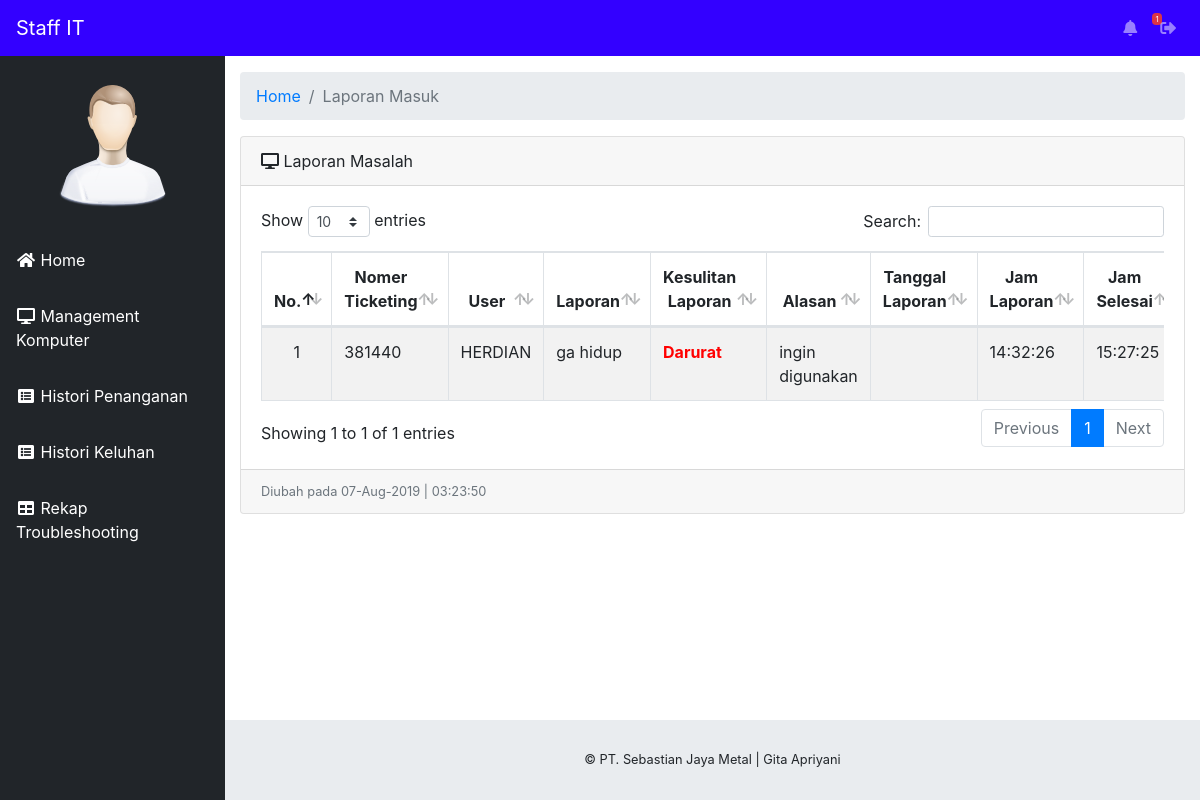
The app's page /staff/index.php?halaman=laporan-selesai (signed in) with its own data.
### tables this page shows
CREATE TABLE IF NOT EXISTS `tbl_laporan` (
  `id_laporan` int(20) NOT NULL AUTO_INCREMENT,
  `id_user` int(20) NOT NULL,
  `tgl_laporan` varchar(25) NOT NULL,
  `username` varchar(30) NOT NULL,
  `no_lap` int(10) NOT NULL,
  `id_perangkat` varchar(20) NOT NULL,
  `jenis_perangkat` varchar(25) NOT NULL,
  `user` varchar(20) NOT NULL,
  `lokasi_perangkat` varchar(25) NOT NULL,
  `laporan` text NOT NULL,
  `status` int(1) NOT NULL,
  `ting_laporan` int(3) NOT NULL,
  `alasan` text NOT NULL,
  `jam_laporan` varchar(30) NOT NULL,
  `jam_dibutuhkan` varchar(30) NOT NULL,
  `jam_kerjakan` varchar(30) NOT NULL,
  `jam_selesai` varchar(25) NOT NULL,
  `waktu` varchar(20) NOT NULL,
  PRIMARY KEY (`id_laporan`)
);

### staff/laporan-selesai.php (the view, shortened to what this page needs)
<div class="container-fluid">
        <ol class="breadcrumb">
          <li class="breadcrumb-item">
            <a href="index.php">Home</a>
          </li>
          <li class="breadcrumb-item active">Laporan Masuk</li>
        </ol>
        <div class="card mb-3">
          <div class="card-header">
            <i class="fas fa-desktop"></i>
            Laporan Masalah</div>
          <div class="card-body">
            <div class="table-responsive">
              <table class="table table-striped table-bordered table-hover" id="dataTable">
                  <thead>
                      <tr>
                          <th><center>No.</center></th>
                          <th><center>Nomer Ticketing</center></th>
                          <th><center>User</center></th>
                          <th><center>Laporan</center></th>
                          <th><center>Kesulitan Laporan</center></th>
                          <th><center>Alasan</center></th>
                          <th><center>Tanggal Laporan</center></th>
                          <th><center>Jam Laporan</center></th>
                          <th><center>Jam Selesai</center></th>
                      </tr>
                  </thead>
                  <tbody>
                      <?php
                      $no = 1;
                      include '../config/koneksi.php';
                      $query = mysqli_query($konek, "SELECT * FROM tbl_laporan WHERE status = '2' ORDER BY ting_laporan = '1' DESC") or die(mysqli_error());
                        if(mysqli_num_rows($query) == 0){
                          echo '<tr><td colspan="14" align="center">Tidak ada data!</td></tr>';
                        }
                        else{
                          while ($data = mysqli_fetch_array($query)) {
                            ?>
                        <tr>
                            <td><center><?php echo $no++; ?></center></td>
                            <td><?php echo $data['no_lap']; ?></td>
                            <td><?php echo $data['user']; ?></td>
                            <td><?php echo $data['laporan']; ?></td>
                            <td style="color:red;">
                              <?php
                                if ($data['ting_laporan']=='1'){
                                  echo '<font color="red"><b>Darurat</b></font>';
                                }
                                else {
                                 echo '<font color="green"><b>Tidak Darurat</b></font>';
                                }
                              ?>
                            </td>
                            <td><?php echo $data['alasan']; ?></td>
                            <td><?php echo $data['tanggal_laporan']; ?></td>
                            <td><?php echo $data['jam_laporan']; ?></td>
                            <td><?php echo $data['jam_selesai']; ?></td>
                        </tr>
                          <?php
                        }
                        }
                        ?>
                  </tbody>
              </table>
            </div>
          </div>
          <div class="card-footer small text-muted">Diubah pada <?php echo date("d-M-Y | H:i:s"); ?></div>
        </div>
      </div>

### records on screen
tbl_laporan: no_lap "381440", user "HERDIAN", laporan "ga hidup", ting_laporan "Darurat", alasan "ingin digunakan", jam_laporan "14:32:26", jam_selesai "15:27:25"

### other values on screen
$level "Staff"
$countNotif "1"
